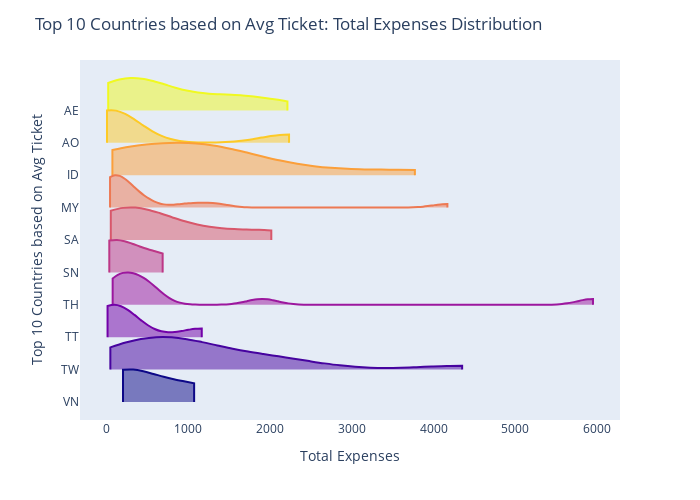

The notebook cell this image was saved under:
### Code cell
fig = px.violin(df_Top_10_Avg , y='customer_country',x="amount", color = 'customer_country', color_discrete_sequence=px.colors.sequential.Plasma_r)
fig.update_traces(orientation='h', side='positive', width=2, points=False,spanmode ='hard')
fig.update_layout(title='Top 10 Countries based on Avg Ticket: Total Expenses Distribution',xaxis_showgrid=False, xaxis_zeroline=False, yaxis_title='Top 10 Countries based on Avg Ticket', xaxis_title='Total Expenses', yaxis = dict(tickmode='linear'), showlegend=False, width=700, height=500,violinmode='group')
fig.show()

### Figure 1 — Plotly figure (JSON) as saved in the notebook; plotly's stock layout.template omitted (floating-point values rounded to 4 significant figures)
{"data": [{"alignmentgroup": "True", "box": {"visible": false}, "hovertemplate": "customer_country=%{y}<br>amount=%{x}<extra></extra>", "legendgroup": "AE", "marker": {"color": "#f0f921"}, "name": "AE", "offsetgroup": "AE", "orientation": "h", "points": false, "scalegroup": "True", "showlegend": true, "side": "positive", "spanmode": "hard", "type": "violin", "width": 2, "x": [2027.0, 1581.0, 396, 25.5, 1341.0, 276.7, 768.5, 150, 468.6, 2215.0, 1662.0, 571.3, 205, 678.2, 1301.0, 35, 217.6, 94.3], "x0": " ", "xaxis": "x", "y": ["AE", "AE", "AE", "AE", "AE", "AE", "AE", "AE", "AE", "AE", "AE", "AE", "AE", "AE", "AE", "AE", "AE", "AE"], "y0": " ", "yaxis": "y"}, {"alignmentgroup": "True", "box": {"visible": false}, "hovertemplate": "customer_country=%{y}<br>amount=%{x}<extra></extra>", "legendgroup": "AO", "marker": {"color": "#fdca26"}, "name": "AO", "offsetgroup": "AO", "orientation": "h", "points": false, "scalegroup": "True", "showlegend": true, "side": "positive", "spanmode": "hard", "type": "violin", "width": 2, "x": [79.92, 2235, 109.8, 10.8, 35.85], "x0": " ", "xaxis": "x", "y": ["AO", "AO", "AO", "AO", "AO"], "y0": " ", "yaxis": "y"}, {"alignmentgroup": "True", "box": {"visible": false}, "hovertemplate": "customer_country=%{y}<br>amount=%{x}<extra></extra>", "legendgroup": "ID", "marker": {"color": "#fb9f3a"}, "name": "ID", "offsetgroup": "ID", "orientation": "h", "points": false, "scalegroup": "True", "showlegend": true, "side": "positive", "spanmode": "hard", "type": "violin", "width": 2, "x": [76.94, 1482.0, 1325, 183.2, 1125, 2456.0, 1500.0, 857.7, 87.86, 3772.0, 925.9, 160.8], "x0": " ", "xaxis": "x", "y": ["ID", "ID", "ID", "ID", "ID", "ID", "ID", "ID", "ID", "ID", "ID", "ID"], "y0": " ", "yaxis": "y"}, {"alignmentgroup": "True", "box": {"visible": false}, "hovertemplate": "customer_country=%{y}<br>amount=%{x}<extra></extra>", "legendgroup": "MY", "marker": {"color": "#ed7953"}, "name": "MY", "offsetgroup": "MY", "orientation": "h", "points": false, "scalegroup": "True", "showlegend": true, "side": "positive", "spanmode": "hard", "type": "violin", "width": 2, "x": [1009.0, 174.8, 96.25, 47.95, 261.9, 98.75, 4170.0, 105.8, 459.1, 49.95, 69.95, 1330, 368.9, 47.98], "x0": " ", "xaxis": "x", "y": ["MY", "MY", "MY", "MY", "MY", "MY", "MY", "MY", "MY", "MY", "MY", "MY", "MY", "MY"], "y0": " ", "yaxis": "y"}, {"alignmentgroup": "True", "box": {"visible": false}, "hovertemplate": "customer_country=%{y}<br>amount=%{x}<extra></extra>", "legendgroup": "SA", "marker": {"color": "#d8576b"}, "name": "SA", "offsetgroup": "SA", "orientation": "h", "points": false, "scalegroup": "True", "showlegend": true, "side": "positive", "spanmode": "hard", "type": "violin", "width": 2, "x": [1230.0, 2018.0, 2018.0, 1009.0, 293.0, 191.1, 511.7, 57.1, 70, 377.1, 381, 128.0], "x0": " ", "xaxis": "x", "y": ["SA", "SA", "SA", "SA", "SA", "SA", "SA", "SA", "SA", "SA", "SA", "SA"], "y0": " ", "yaxis": "y"}, {"alignmentgroup": "True", "box": {"visible": false}, "hovertemplate": "customer_country=%{y}<br>amount=%{x}<extra></extra>", "legendgroup": "SN", "marker": {"color": "#bd3786"}, "name": "SN", "offsetgroup": "SN", "orientation": "h", "points": false, "scalegroup": "True", "showlegend": true, "side": "positive", "spanmode": "hard", "type": "violin", "width": 2, "x": [690.7, 38.9, 83.1], "x0": " ", "xaxis": "x", "y": ["SN", "SN", "SN"], "y0": " ", "yaxis": "y"}, {"alignmentgroup": "True", "box": {"visible": false}, "hovertemplate": "customer_country=%{y}<br>amount=%{x}<extra></extra>", "legendgroup": "TH", "marker": {"color": "#9c179e"}, "name": "TH", "offsetgroup": "TH", "orientation": "h", "points": false, "scalegroup": "True", "showlegend": true, "side": "positive", "spanmode": "hard", "type": "violin", "width": 2, "x": [169.5, 1905, 519, 108.9, 553.7, 5948.0, 176.8, 79.89, 388.9, 352.4], "x0": " ", "xaxis": "x", "y": ["TH", "TH", "TH", "TH", "TH", "TH", "TH", "TH", "TH", "TH"], "y0": " ", "yaxis": "y"}, {"alignmentgroup": "True", "box": {"visible": false}, "hovertemplate": "customer_country=%{y}<br>amount=%{x}<extra></extra>", "legendgroup": "TT", "marker": {"color": "#7201a8"}, "name": "TT", "offsetgroup": "TT", "orientation": "h", "points": false, "scalegroup": "True", "showlegend": true, "side": "positive", "spanmode": "hard", "type": "violin", "width": 2, "x": [17.5, 274.6, 38.5, 89.85, 1168.0], "x0": " ", "xaxis": "x", "y": ["TT", "TT", "TT", "TT", "TT"], "y0": " ", "yaxis": "y"}, {"alignmentgroup": "True", "box": {"visible": false}, "hovertemplate": "customer_country=%{y}<br>amount=%{x}<extra></extra>", "legendgroup": "TW", "marker": {"color": "#46039f"}, "name": "TW", "offsetgroup": "TW", "orientation": "h", "points": false, "scalegroup": "True", "showlegend": true, "side": "positive", "spanmode": "hard", "type": "violin", "width": 2, "x": [708, 490.0, 51.85, 1020.0, 538.7, 2256.0, 414.8, 1715.0, 773.9, 4350.0, 1210.0, 2039.0, 103.7, 957.5], "x0": " ", "xaxis": "x", "y": ["TW", "TW", "TW", "TW", "TW", "TW", "TW", "TW", "TW", "TW", "TW", "TW", "TW", "TW"], "y0": " ", "yaxis": "y"}, {"alignmentgroup": "True", "box": {"visible": false}, "hovertemplate": "customer_country=%{y}<br>amount=%{x}<extra></extra>", "legendgroup": "VN", "marker": {"color": "#0d0887"}, "name": "VN", "offsetgroup": "VN", "orientation": "h", "points": false, "scalegroup": "True", "showlegend": true, "side": "positive", "spanmode": "hard", "type": "violin", "width": 2, "x": [221.7, 206.4, 1075.0], "x0": " ", "xaxis": "x", "y": ["VN", "VN", "VN"], "y0": " ", "yaxis": "y"}], "layout": {"height": 500, "legend": {"title": {"text": "customer_country"}, "tracegroupgap": 0}, "margin": {"t": 60}, "showlegend": false, "title": {"text": "Top 10 Countries based on Avg Ticket: Total Expenses Distribution"}, "violinmode": "group", "width": 700, "xaxis": {"anchor": "y", "domain": [0, 1], "showgrid": false, "title": {"text": "Total Expenses"}, "zeroline": false}, "yaxis": {"anchor": "x", "categoryarray": ["VN", "TW", "TT", "TH", "SN", "SA", "MY", "ID", "AO", "AE"], "categoryorder": "array", "domain": [0, 1], "tickmode": "linear", "title": {"text": "Top 10 Countries based on Avg Ticket"}}}}
